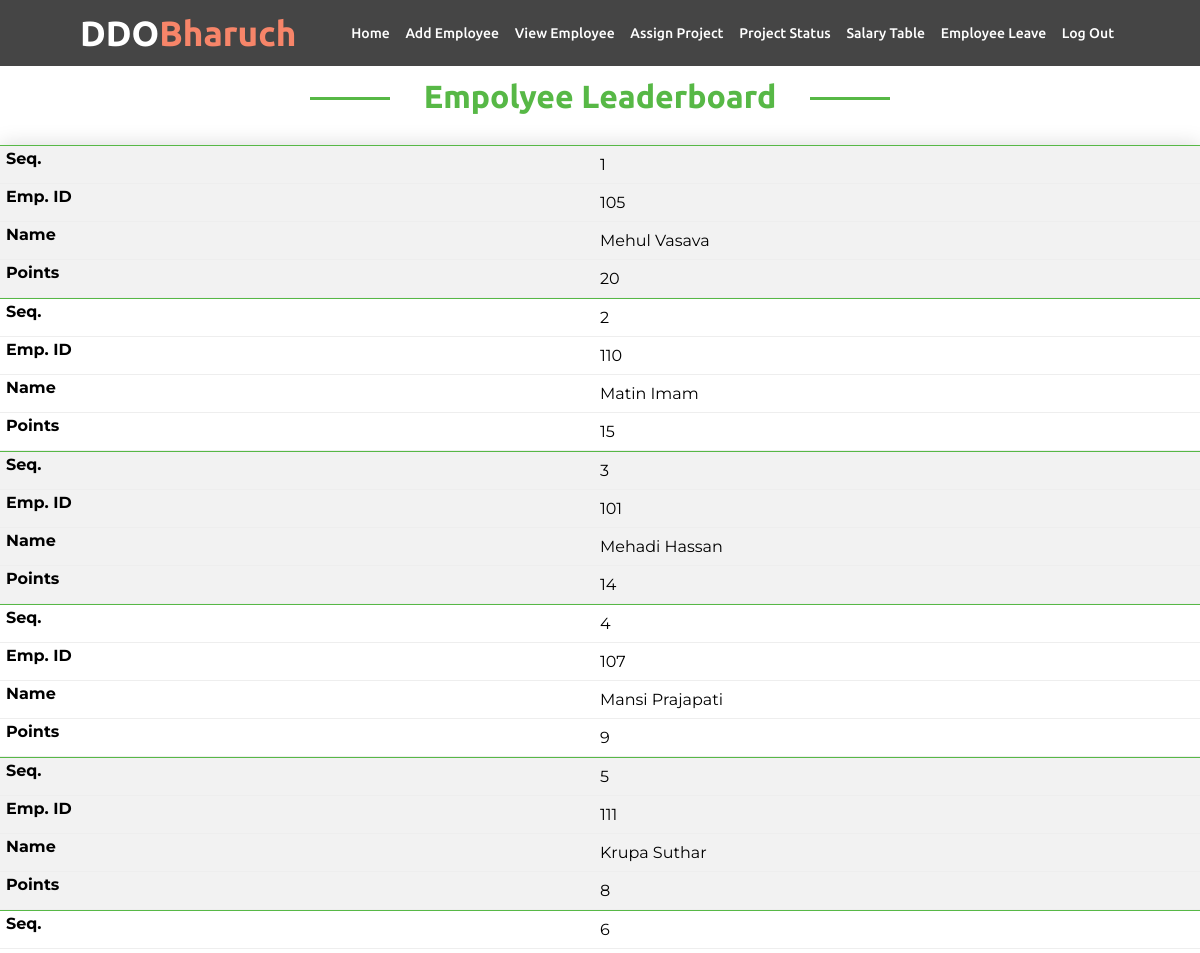
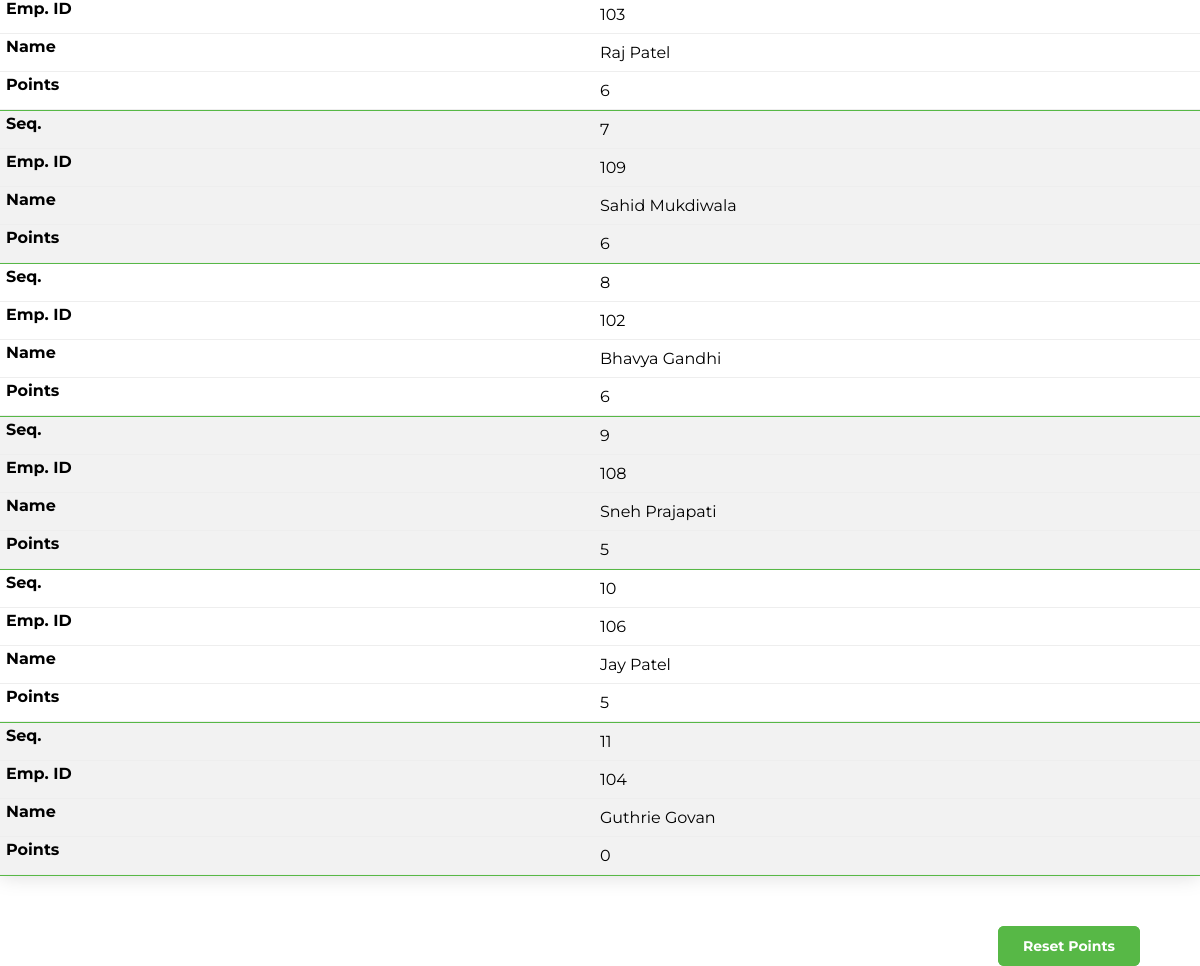
The page /aloginwel.php on the database its author committed (2 pictures, top to bottom).
### tables this page shows
CREATE TABLE `rank` (
  `eid` int(11) NOT NULL,
  `points` int(11) NOT NULL DEFAULT 0
);

CREATE TABLE `employee` (
  `id` int(11) NOT NULL,
  `firstName` varchar(100) NOT NULL,
  `lastName` varchar(100) NOT NULL,
  `email` varchar(100) NOT NULL,
  `password` text NOT NULL,
  `birthday` date NOT NULL,
  `gender` varchar(10) NOT NULL,
  `contact` varchar(20) NOT NULL,
  `nid` int(20) NOT NULL,
  `Jdate` date DEFAULT NULL,
  `address` varchar(100) DEFAULT NULL,
  `dept` varchar(100) NOT NULL,
  `degree` varchar(100) NOT NULL,
  `pic` text NOT NULL
);

### aloginwel.php (the view, shortened to what this page needs)
<?php
include('nav3.php');
require_once('process/dbh.php');
$sql = "SELECT id, firstName, lastName,  points FROM employee, rank WHERE rank.eid = employee.id order by rank.points desc";
$result = mysqli_query($conn, $sql);
?>
<!DOCTYPE html>
<html lang="en">
<head>
    <link rel="stylesheet" type="text/css" href="css/styleemplogin.css">
</head>
<body>
    <div id="divimg" class="aloginwel-divimg">
        <h2 class="alogin-h2">Empolyee Leaderboard </h2>
        <table class="alogin-table">
            <tr>
            </tr>
            <?php
            $seq = 1;
            while ($employee = mysqli_fetch_assoc($result)) {
                echo "<tr>";
                echo "<td>" . $seq . "</td>";
                echo "<td>" . $employee['id'] . "</td>";
                echo "<td>" . $employee['firstName'] . " " . $employee['lastName'] . "</td>";
                echo "<td>" . $employee['points'] . "</td>";
                $seq += 1;
            }
            ?>
        </table>
        <div class="p-t-20">
            <button class="btn btn--radius btn--green" type="submit" name="Reset Points" style="float: right; margin-right: 60px">
                <a href="reset.php">Reset Points</a>
            </button>
        </div>
    </div>
</body>
</html>

### css/nav.css (style rules this page uses)
* { margin: 0; padding: 0; box-sizing: border-box; text-decoration: none; background-size: cover; background-position: center; }
body { font-family: "Ubuntu", sans-serif; }
html { scroll-behavior: smooth; }

### css/styleemplogin.css (style rules this page uses)
* { margin: 0; padding: 0; box-sizing: border-box; background-position: center; background-size: cover; text-decoration: none; }
body { font-family: sans-serif; }
html { scroll-behavior: smooth; }
.aloginwel-divimg { position: relative; top: 3rem; }
h2 { font-family: "Ubuntu", sans-serif; margin: 30px auto; color: #57b846; text-align: center; font-size: 2rem; max-width: 600px; position: relative; }
.alogin-h2 { position: relative; margin-left: auto; margin-right: auto; left: 0; right: 0; text-align: center; }
h2:before { content: ""; display: block; width: 80px; height: 3px; background: #57b846; left: 85%; top: 50%; position: absolute; }
h2:after { content: ""; display: block; width: 80px; height: 3px; background: #57b846; right: 85%; top: 50%; position: absolute; }
table { margin: 25px 0; border-collapse: collapse; min-width: 100%; font-family: "Montserrat", sans-serif; box-shadow: 0 0 20px rgba(0, 0, 0, 0.15); }
.alogin-table { position: relative; }
th, td { padding: 9px 30px; }
tr { text-align: justify; }
tr:nth-child(even) { background-color: #f2f2f2; }
.p-t-20 { padding-top: 20px; margin-top: 30px; }
.btn { line-height: 40px; display: inline-block; padding: 0; cursor: pointer; font-family: "Ubuntu", "Arial", "Helvetica Neue", sans-serif; color: #fff; -webkit-transition: all 0.4s ease; -o-transition: all 0.4s ease; -moz-transition: all 0.4s ease; transition: all 0.4s ease; font-size: 14px; font-weight: 700; }
.btn--radius { -webkit-border-radius: 3px; -moz-border-radius: 3px; border-radius: 6px; }
.btn--green { font-family: "Montserrat", sans-serif; background: #57b846; color: #fff; border: none; }
.btn--green a { line-height: 40px; display: inline-block; padding: 0 25px; background: #57b846; color: #fff; font-family: "Montserrat", sans-serif; font-size: 14px; text-decoration: none; border-radius: 6px; -webkit-transition: all 0.4s ease; -o-transition: all 0.4s ease; -moz-transition: all 0.4s ease; transition: all 0.4s ease; }
@media only screen and (max-width: 760px),
  (min-device-width: 768px) and (max-device-width: 1024px) { tr { border-bottom: 1px solid #57b846; } }
@media only screen and (max-width: 760px),
  (min-device-width: 768px) and (max-device-width: 1024px) { td { border: none; border-bottom: 1px solid #eee; position: relative; padding-left: 50%; } }
@media only screen and (max-width: 760px),
  (min-device-width: 768px) and (max-device-width: 1024px) { td:before { position: absolute; top: 3px; left: 6px; width: 45%; padding-right: 10px; white-space: nowrap; font-weight: bold; } }
@media only screen and (max-width: 760px),
  (min-device-width: 768px) and (max-device-width: 1024px) { .alogin-table { display: flex; flex-direction: column; } }
@media only screen and (max-width: 760px),
  (min-device-width: 768px) and (max-device-width: 1024px) { .alogin-table td:nth-of-type(1):before { content: "Seq."; } }
@media only screen and (max-width: 760px),
  (min-device-width: 768px) and (max-device-width: 1024px) { .alogin-table td:nth-of-type(2):before { content: "Emp. ID"; } }
@media only screen and (max-width: 760px),
  (min-device-width: 768px) and (max-device-width: 1024px) { .alogin-table td:nth-of-type(3):before { content: "Name"; } }
@media only screen and (max-width: 760px),
  (min-device-width: 768px) and (max-device-width: 1024px) { .alogin-table td:nth-of-type(4):before { content: "Points"; } }
@media only screen and (max-width: 760px),
  (min-device-width: 768px) and (max-device-width: 1024px) { #elogin-table2, th, td, tr { display: flex; flex-direction: column; } }
@media only screen and (max-width: 760px),
  (min-device-width: 768px) and (max-device-width: 1024px) { #elogin-table3, th, td, tr { display: flex; flex-direction: column; } }
@media only screen and (max-width: 760px),
  (min-device-width: 768px) and (max-device-width: 1024px) { #elogin-table4, th, td, tr { display: flex; flex-direction: column; } }
@media only screen and (min-device-width: 768px) and (max-device-width: 1024px) { body { width: 100%; } }

### rows shown on the page
rank: eid "105", eid.firstName "Mehul", eid.lastName "Vasava", points "20"
rank: eid "110", eid.firstName "Matin", eid.lastName "Imam", points "15"
rank: eid "101", eid.firstName "Mehadi", eid.lastName "Hassan", points "14"
rank: eid "107", eid.firstName "Mansi", eid.lastName "Prajapati", points "9"
rank: eid "111", eid.firstName "Krupa", eid.lastName "Suthar", points "8"
rank: eid "103", eid.firstName "Raj", eid.lastName "Patel", points "6"
rank: eid "109", eid.firstName "Sahid", eid.lastName "Mukdiwala", points "6"
rank: eid "102", eid.firstName "Bhavya", eid.lastName "Gandhi", points "6"
rank: eid "108", eid.firstName "Sneh", eid.lastName "Prajapati", points "5"
rank: eid "106", eid.firstName "Jay", eid.lastName "Patel", points "5"
rank: eid "104", eid.firstName "Guthrie", eid.lastName "Govan", points "0"
